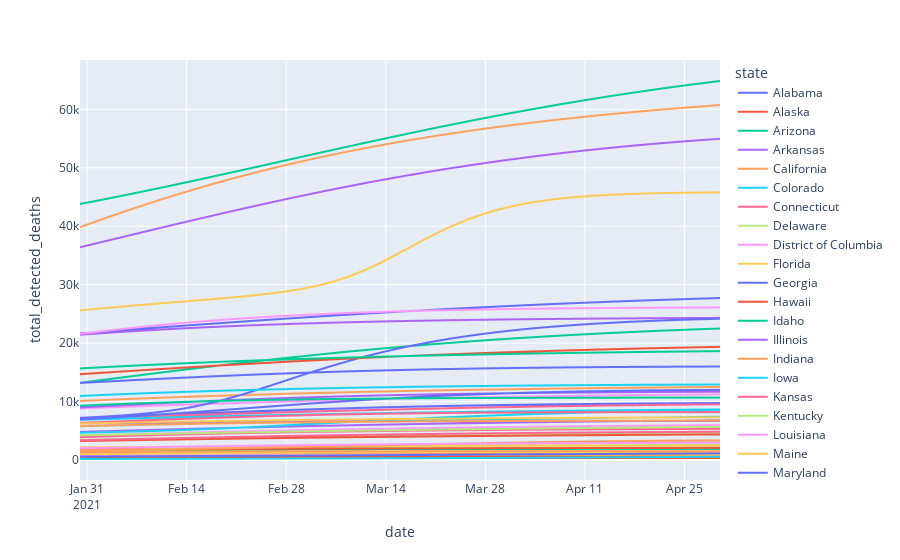

The code cell stored with this chart in its notebook:
### Code cell
import plotly.express as px
px.line(deaths, x='date', y='total_detected_deaths', color='state')
